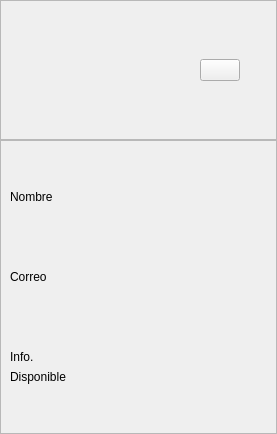
            <widget class="QWidget" name="perfil">
             <layout class="QVBoxLayout" name="verticalLayout_16">
              <property name="spacing">
               <number>0</number>
              </property>
              <property name="leftMargin">
               <number>0</number>
              </property>
              <property name="topMargin">
               <number>0</number>
              </property>
              <property name="rightMargin">
               <number>0</number>
              </property>
              <property name="bottomMargin">
               <number>0</number>
              </property>
              <item>
               <widget class="QFrame" name="frame_10">
                <property name="frameShape">
                 <enum>QFrame::StyledPanel</enum>
                </property>
                <property name="frameShadow">
                 <enum>QFrame::Raised</enum>
                </property>
                <layout class="QHBoxLayout" name="horizontalLayout_10">
                 <item>
                  <spacer name="horizontalSpacer">
                   <property name="orientation">
                    <enum>Qt::Horizontal</enum>
                   </property>
                   <property name="sizeHint" stdset="0">
                    <size>
                     <width>24</width>
                     <height>117</height>
                    </size>
                   </property>
                  </spacer>
                 </item>
                 <item>
                  <widget class="QLabel" name="label">
                   <property name="minimumSize">
                    <size>
                     <width>120</width>
                     <height>120</height>
                    </size>
                   </property>
                   <property name="maximumSize">
                    <size>
                     <width>120</width>
                     <height>120</height>
                    </size>
                   </property>
                   <property name="styleSheet">
                    <string notr="true">border-radius: 60px;</string>
                   </property>
                   <property name="text">
                    <string/>
                   </property>
                   <property name="pixmap">
                    <pixmap>usuario.png</pixmap>
                   </property>
                   <property name="scaledContents">
                    <bool>true</bool>
                   </property>
                  </widget>
                 </item>
                 <item>
                  <spacer name="horizontalSpacer_2">
                   <property name="orientation">
                    <enum>Qt::Horizontal</enum>
                   </property>
                   <property name="sizeType">
                    <enum>QSizePolicy::Expanding</enum>
                   </property>
                   <property name="sizeHint" stdset="0">
                    <size>
                     <width>40</width>
                     <height>20</height>
                    </size>
                   </property>
                  </spacer>
                 </item>
                 <item>
                  <widget class="QPushButton" name="editar">
                   <property name="text">
                    <string/>
                   </property>
                   <property name="icon">
                    <iconset>
                     <normaloff>feather/edit.svg</normaloff>feather/edit.svg</iconset>
                   </property>
                   <property name="iconSize">
                    <size>
                     <width>30</width>
                     <height>30</height>
                    </size>
                   </property>
                  </widget>
                 </item>
                 <item>
                  <spacer name="horizontalSpacer_3">
                   <property name="orientation">
                    <enum>Qt::Horizontal</enum>
                   </property>
                   <property name="sizeType">
                    <enum>QSizePolicy::Expanding</enum>
                   </property>
                   <property name="sizeHint" stdset="0">
                    <size>
                     <width>27</width>
                     <height>17</height>
                    </size>
                   </property>
                  </spacer>
                 </item>
                </layout>
               </widget>
              </item>
              <item>
               <widget class="QFrame" name="frame_9">
                <property name="sizePolicy">
                 <sizepolicy hsizetype="Preferred" vsizetype="Expanding">
                  <horstretch>0</horstretch>
                  <verstretch>0</verstretch>
                 </sizepolicy>
                </property>
                <property name="frameShape">
                 <enum>QFrame::StyledPanel</enum>
                </property>
                <property name="frameShadow">
                 <enum>QFrame::Raised</enum>
                </property>
                <layout class="QVBoxLayout" name="verticalLayout_19">
                 <item>
                  <spacer name="verticalSpacer_3">
                   <property name="orientation">
                    <enum>Qt::Vertical</enum>
                   </property>
                   <property name="sizeHint" stdset="0">
                    <size>
                     <width>20</width>
                     <height>40</height>
                    </size>
                   </property>
                  </spacer>
                 </item>
                 <item>
                  <widget class="QLabel" name="label_2">
                   <property name="text">
                    <string>Nombre</string>
                   </property>
                  </widget>
                 </item>
                 <item>
                  <widget class="QLabel" name="nombre">
                   <property name="styleSheet">
                    <string notr="true">border-bottom: 1px solid white;</string>
                   </property>
                   <property name="text">
                    <string/>
                   </property>
                  </widget>
                 </item>
                 <item>
                  <spacer name="verticalSpacer_4">
                   <property name="orientation">
                    <enum>Qt::Vertical</enum>
                   </property>
                   <property name="sizeHint" stdset="0">
                    <size>
                     <width>20</width>
                     <height>40</height>
                    </size>
                   </property>
                  </spacer>
                 </item>
                 <item>
                  <widget class="QLabel" name="label_4">
                   <property name="text">
                    <string>Correo</string>
                   </property>
                  </widget>
                 </item>
                 <item>
                  <widget class="QLabel" name="correo">
                   <property name="styleSheet">
                    <string notr="true">border-bottom: 1px solid white;</string>
                   </property>
                   <property name="text">
                    <string/>
                   </property>
                  </widget>
                 </item>
                 <item>
                  <spacer name="verticalSpacer_5">
                   <property name="orientation">
                    <enum>Qt::Vertical</enum>
                   </property>
                   <property name="sizeHint" stdset="0">
                    <size>
                     <width>20</width>
                     <height>40</height>
                    </size>
                   </property>
                  </spacer>
                 </item>
                 <item>
                  <widget class="QLabel" name="label_6">
                   <property name="text">
                    <string>Info.</string>
                   </property>
                  </widget>
                 </item>
                 <item>
                  <widget class="QLabel" name="info">
                   <property name="styleSheet">
                    <string notr="true">border-bottom: 1px solid white;</string>
                   </property>
                   <property name="text">
                    <string>Disponible</string>
                   </property>
                  </widget>
                 </item>
                 <item>
                  <spacer name="verticalSpacer_2">
                   <property name="orientation">
                    <enum>Qt::Vertical</enum>
                   </property>
                   <property name="sizeHint" stdset="0">
                    <size>
                     <width>20</width>
                     <height>40</height>
                    </size>
                   </property>
                  </spacer>
                 </item>
                </layout>
               </widget>
              </item>
             </layout>
            </widget>
